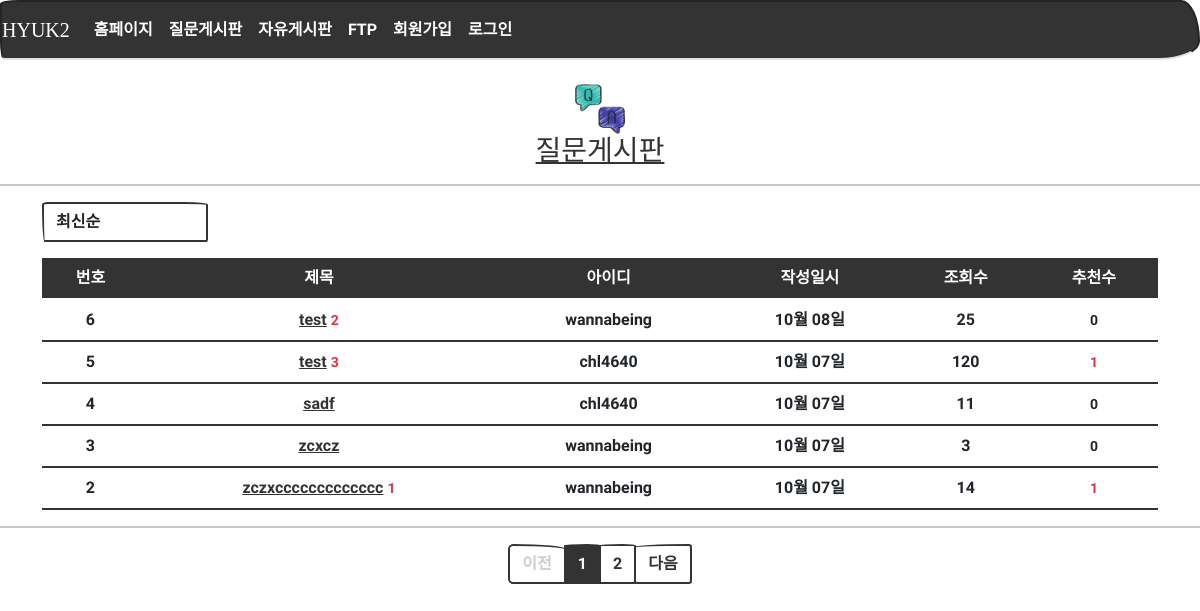
Page /question/list/ on the earlier database version.
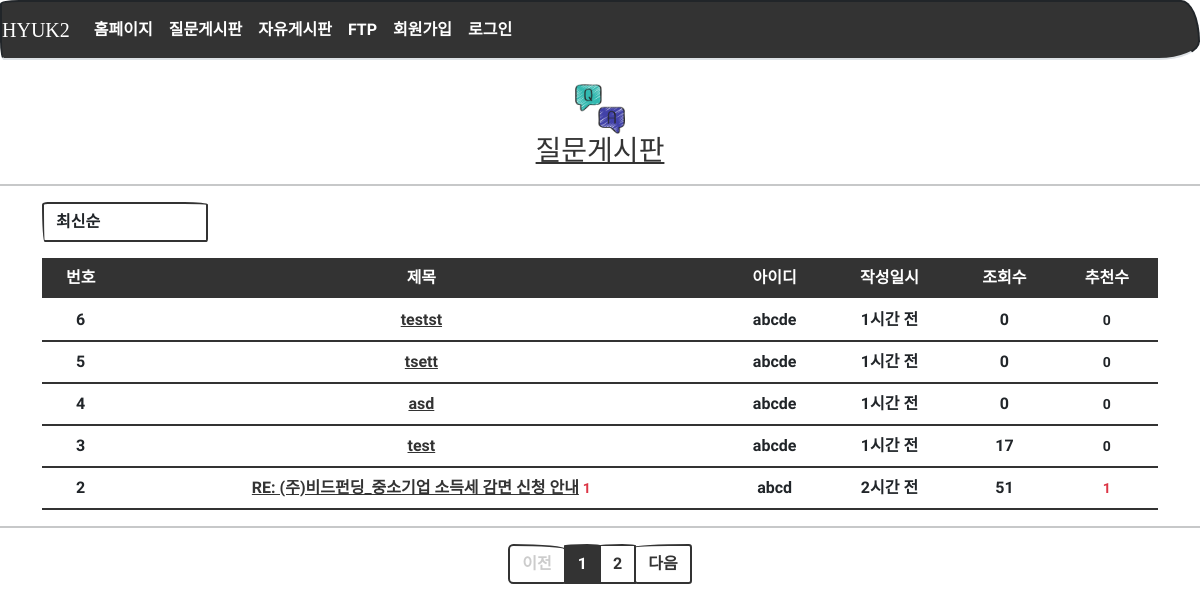
Same page on the later database version.
### models.py (models this page shows)
class Question(db.Model):
    id = db.Column(db.Integer, primary_key=True)
    subject = db.Column(db.String(200), nullable=False)
    content = db.Column(db.Text(), nullable=False)
    create_date = db.Column(db.DateTime(), nullable=False)
    user_id = db.Column(db.Integer, db.ForeignKey('user.id', ondelete='CASCADE'), nullable=False)
    user = db.relationship('User', backref=db.backref('question_set'))
    modify_date = db.Column(db.DateTime(), nullable=True)
    hits = db.Column(db.Integer, nullable=False, default='0')
    voter = db.relationship('User', secondary=question_voter, backref=db.backref('question_voter_set'))

class User(db.Model):
    id = db.Column(db.Integer, primary_key=True)    # id는 자동으로 증가하는 User 모델의 기본키
    username = db.Column(db.String(150), unique=True, nullable=False)
    password = db.Column(db.String(200), nullable=False)
    name = db.Column(db.String(150), nullable=False)
    email = db.Column(db.String(120), unique=True, nullable=False)

### views/question_views.py (the view)
@bp.route('/list/')
def _list():
    page = request.args.get('page', type=int, default=1)  # 페이지번호가 없으면 default 로 페이지1을 출력한다.
    kw = request.args.get('kw', type=str, default='')   # 검색어
    so = request.args.get('so', type=str, default='recent')  # 정렬, default 는 최신순('recent')
    if so == 'recommend':   # 추천 수가 많은 게시물
        sub_query = db.session.query(question_voter.c.question_id, func.count('*').label('num_voter')) \
            .group_by(question_voter.c.question_id).subquery()
        question_list = Question.query \
            .outerjoin(sub_query, Question.id == sub_query.c.question_id) \
            .order_by(sub_query.c.num_voter.desc(), Question.create_date.desc())
    elif so == 'popular':   # 답변 수가 많은 게시물
        sub_query = db.session.query(Answer.question_id, func.count('*').label('num_answer')) \
            .group_by(Answer.question_id).subquery()
        question_list = Question.query \
            .outerjoin(sub_query, Question.id == sub_query.c.question_id) \
            .order_by(sub_query.c.num_answer.desc(), Question.create_date.desc())
    elif so == 'hit':   # 조회 수가 많은 게시물
        question_list = Question.query.order_by(Question.hits.desc())
    else:  # recent, 기존 게시물
        question_list = Question.query.order_by(Question.create_date.desc())
    question_list = question_list.paginate(page, per_page=5)
    return render_template('question/question_list.html', question_list=question_list, page=page, so=so)

### filter.py (called while the page is built)
def format_datetime(value, fmt='%m월 %d일'):
    now = datetime.now()
    time = now - value
    if time < timedelta(minutes=1):
        return '방금 전'
    elif time < timedelta(hours=1):
        return str(int(time.seconds / 60)) + '분 전'
    elif time < timedelta(days=1):
        return str(int(time.seconds / 3600)) + '시간 전'
    elif time < timedelta(days=7):
        time = datetime.now().date() - value.date()
        return str(time.days) + '일 전'
    else:
        return value.strftime(fmt)

### views/login_views.py (called while the page is built)
@bp.before_app_request
def logged_in_user():
    user_id = session.get('user_id')
    if user_id is None:
        g.user = None
    else:
        g.user = User.query.get(user_id)

### templates/question/question_list.html (shortened to what this page needs)
{% extends 'base.html' %}
{% block content %}
	<center>
  	    <div>
			<br>
  	        <center>
  	            <img src="{{ url_for('static',filename='images/aq.png') }}" width="50" style="margin-left: auto; margin-right: auto; display: block;" />
  	            <h3><a href="{{url_for('question._list')}}">질문게시판</a></h3>
  	        </center>
  	        <hr width="100%" color="black" />
  	    </div>
  	</center>
  	<center>
  	    <div class="container my-3">
			<div class="row justify-content-between my-3">
				<div class="col-2">
            		<select class="form-control so">
                		<option value="recent" {% if so=='recent' %}selected{% endif %}>최신순</option>
            		</select>
        		</div>
    		</div>
  	        <table class="table">
  	            <thead>
  	                <tr class="thead-dark table-dark">
  	                    <th class="text-center">번호</th>
  	                    <th class="text-center">제목</th>
						<th class="text-center">아이디</th>
  	                    <th class="text-center">작성일시</th>
						<th class="text-center">조회수</th>
						<th class="text-center">추천수</th>
  	                </tr>
  	            </thead>
  	            <tbody>
  	                {% if question_list %}
  	                {% for question in question_list.items %}
  	                <tr>
  	                    <td class="text-center">{{ question_list.total - ((question_list.page-1) * question_list.per_page) - loop.index0 }}</td>
  	                    <td class="text-center">
  	                        <a href="{{ url_for('question.detail', question_id=question.id) }}">{{ question.subject }}</a>
							{% if question.answer_set|length > 0 %}
  	                        <span class="text-danger small ml-2">{{ question.answer_set|length }}</span>
  	                        {% endif %}
  	                    </td>
						<td class="text-center">{{ question.user.username }}</td>
  	                    <td class="text-center">{{ question.create_date|datetime }}</td>
						<td class="text-center">{{ question.hits }}</td>
						<td class="text-center">
							{% if question.voter|length > 0 %}
							<span class="text-danger small ml-2">
								{{ question.voter|length }}
							</span>
							{% else %}
							<span class="small ml-2">
								{{ question.voter|length }}
							</span>
							{% endif %}
						</td>
  	                </tr>
  	                {% endfor %}
  	                {% else %}
  	                <tr>
  	                    <td colspan="3">질문이 없습니다.</td>
  	                </tr>
  	                {% endif %}
  	            </tbody>
  	        </table>
  	    </div>
  	    <hr width="100%" color="black" />
  	    <ul class="pagination justify-content-center">
  	        {% if question_list.has_prev %}
  	        <li class="page-item">
  	            <a class="page-link" href="?page={{ question_list.prev_num }}">이전</a>
  	        </li>
  	        {% else %}
  	        <li class="page-item disabled">
  	            <a class="page-link" tabindex="-1" aria-disabled="true" href="#">이전</a>
  	        </li>
  	        {% endif %}
  	        {% for page_num in question_list.iter_pages() %}
  	        {% if page_num %}
  	        {% if page_num != question_list.page %}
  	        <li class="page-item">
  	            <a class="page-link" href="?page={{ page_num }}">{{ page_num }}</a>
  	        </li>
  	        {% else %}
  	        <li class="page-item active" aria-current="page">
  	            <a class="page-link" href="#">{{ page_num }}</a>
  	        </li>
  	        {% endif %}
  	        {% else %}
  	        <li class="disabled">
  	            <a class="page-link" href="#">...</a>
  	        </li>
  	        {% endif %}
  	        {% endfor %}
  	        {% if question_list.has_next %}
  	        <li class="page-item">
				<a class="page-link" href="?page={{ question_list.next_num }}">다음</a>
  	        </li>
  	        {% else %}
  	        <li class="page-item disabled">
  	            <a class="page-link" tabindex="-1" aria-disabled="true" href="#">다음</a>
  	        </li>
  	        {% endif %}
  	    </ul>
  	</center>
{% endblock %}

### templates/base.html (shortened to what this page needs)
<!doctype html>
<html lang="utf-8">
<head>
    <link rel="stylesheet" href="{{ url_for('static', filename='bootstrap.min.css') }}">
    <link rel="stylesheet" href="{{ url_for('static', filename='css/style.css') }}">
    <link rel="stylesheet" type="text/css" href="https://cdn.jsdelivr.net/gh/moonspam/NanumSquare@1.0/nanumsquare.css">
</head>
<body>
    {% include 'nav.html' %}
    {% block content %}
    {% endblock %}
</body>
</html>

### templates/nav.html (shortened to what this page needs)
<nav class="navbar navbar-expand-lg navbar-dark bg-primary border-bottom">
    <a class="navbar-brand" href="{{ url_for('main.home_page') }}">HYUK2</a>
    <div class="collapse navbar-collapse flex-grow-0 text-center" id="navbarNav">
        <ul class="navbar-nav">
            <li class="nav-item ">
                <a class="nav-link" href="{{url_for('main.home_page')}}">홈페이지</a>
            </li>
            <li class="nav-item ">
                <a class="nav-link" href="{{url_for('question._list')}}">질문게시판</a>
            </li>
            <li class="nav-item ">
                <a class="nav-link" href="{{url_for('board._list')}}">자유게시판</a>
            </li>
            <li class="nav-item ">
                <a class="nav-link" href="{{url_for('files.main_page')}}">FTP</a>
            </li>
            {% if g.user %}
            <li class="nav-item ">
                <a class="nav-link" href="{{ url_for('login.logout') }}">{{ g.user.username }} (로그아웃)</a>
            </li>
            {% else %}
            <li class="nav-item justify-content-end">
                <a class="nav-link" href="{{url_for('login.signup')}}">회원가입</a>
            </li>
            <li class="nav-item justify-content-end">
                <a class="nav-link" href="{{url_for('login.login')}}">로그인</a>
            {% endif %}
        </ul>
    </div>
</nav>

Differences in the rows shown:
removed Question: total "6", subject "test", answer_set|length "2", user.username "wannabeing", create_date "10월 08일", hits "25", voter|length "0"
removed Question: total "5", subject "test", answer_set|length "3", user.username "chl4640", create_date "10월 07일", hits "120", voter|length "1"
removed Question: total "4", subject "sadf", user.username "chl4640", create_date "10월 07일", hits "11", voter|length "0"
removed Question: hits "3", subject "zcxcz", user.username "wannabeing", create_date "10월 07일", voter|length "0"
removed Question: user "2", subject "zczxccccccccccccc", answer_set|length "1", user.username "wannabeing", create_date "10월 07일", hits "14", voter|length "1"
added Question: id "6", subject "testst", user.username "abcde", create_date "1시간 전", hits "0", voter|length "0"
added Question: id "5", subject "tsett", user.username "abcde", create_date "1시간 전", hits "0", voter|length "0"
added Question: total "4", subject "asd", user.username "abcde", create_date "1시간 전", hits "0", voter|length "0"
added Question: id "3", subject "test", user.username "abcde", create_date "1시간 전", hits "17", voter|length "0"
now on this page (row edited): Question: id "2", subject "RE: (주)비드펀딩_중소기업 소득세 감면 신청 안내", answer_set|length "1", user.username "abcd", create_date "2시간 전", hits "51", voter|length "1"
